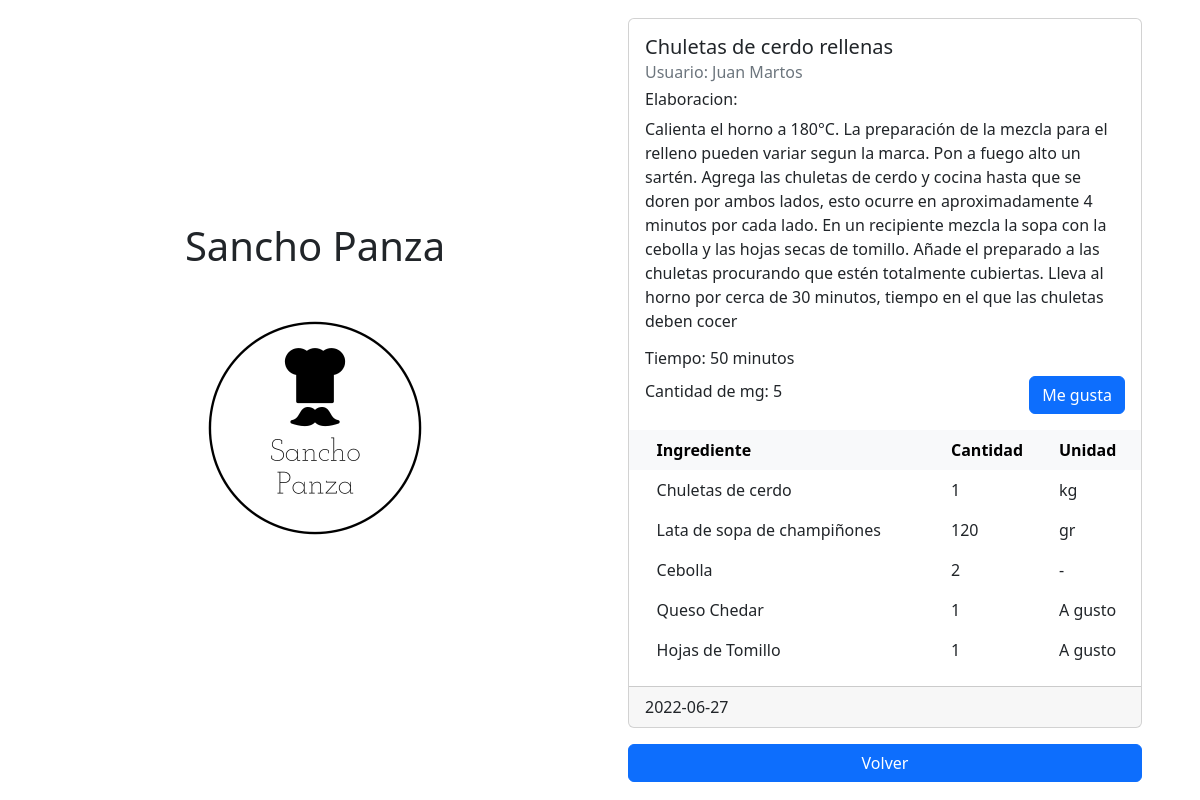
Screenshot of /view_recipe/5 with the database file from the repository.
### src/database.py (models this page shows)
class Receta(db.Model):
    __tablename__ = "receta"
    id = db.Column(db.Integer, primary_key=True)
    nombre = db.Column(db.String(80), nullable=False)
    tiempo = db.Column(db.Integer, nullable=False)
    elaboracion = db.Column(db.Text)
    cantidadmegusta = db.Column(db.Integer, nullable=False)
    fecha = db.Column(db.DateTime)
    usuarioid = db.Column(db.Integer, db.ForeignKey('usuario.id'))
    ingrediente =  db.relationship(
        'Ingrediente',
        backref='receta',
        cascade="all, delete-orphan"
    )

class Usuario(db.Model):
    __tablename__ = 'usuario'
    id = db.Column(db.Integer, primary_key=True)
    nombre = db.Column(db.String(80), nullable=False)
    correo = db.Column(db.String(120), unique=True, nullable=False)
    clave = db.Column(db.String(120), nullable=False)
    receta = db.relationship(
        'Receta',
        backref='usuario',
        cascade="all, delete-orphan"
    )

class Ingrediente(db.Model):
    __tablename__ = 'ingrediente'
    id = db.Column(db.Integer, primary_key=True)
    nombre = db.Column(db.String(80), nullable=False)
    cantidad = db.Column(db.Integer, nullable=False)
    unidad = db.Column(db.String(120), nullable=False)
    recetaid = db.Column(db.Integer, db.ForeignKey('receta.id'))

### src/consultarRecetas.py (the view)
@app.route('/view_recipe/<receta_id>')
def view_recipe(receta_id):
	select_recipe = Receta.query.get(receta_id)
	return render_template('view_recipe.html', receta = select_recipe)

### templates/view_recipe.html (shortened to what this page needs)
{% extends 'base.html' %}
{% block content %}
    <div class="card m-3" style="max-width: 40rem;">
        <div class="card-body">
            <h5 class="card-title">{{receta.nombre}}</h5>
            <h6 class="card-subtitle mb-2 text-muted">Usuario: {{receta.usuario.nombre}}</h6>
            <h6>Elaboracion:</h6>
            <p class="card-text">{{receta.elaboracion}}</p>
            <h6>Tiempo: {{receta.tiempo}} minutos</h6>
            <div class="d-flex align-items-center">
                <h6 class="">Cantidad de mg: {{receta.cantidadmegusta}}</h6>
                {% if receta.usuario.id != session.user_id %}
                    <a class="ms-auto btn btn-primary" href="{{url_for('like', receta_id=receta.id)}}" role="button">Me gusta</a>
                {% endif %}
            </div>
        </div>
        <table class="table table-hover table-borderless">
            <thead class="table-light">
                <tr>
                    <th scope="col"></th>
                    <th scope="col">Ingrediente</th>
                    <th scope="col">Cantidad</th>
                    <th scope="col">Unidad</th>
                </tr>
            </thead>
            <tbody>
                {% for ingrediente in receta.ingrediente %}
                <tr>
                    <th scope="col"></th>
                    <td>{{ ingrediente.nombre }}</td>
                    <td>{{ ingrediente.cantidad }}</td>
                    <td>{{ ingrediente.unidad }}</td>
                </tr>
                {% endfor %}
            </tbody>
        </table>
        <div class="card-footer">{{receta.fecha.date()}}</div>
    </div>
    <a href="{{ url_for('home') }}" class="d-block m-3 btn btn-primary" role="button">Volver</a>
{% endblock %}

### rows the page displays
Receta: nombre "Chuletas de cerdo rellenas", elaboracion "Calienta el horno a 180°C. La preparación de la mezcla para el relleno pueden variar segun la marca. Pon a fuego alto un sartén. Agrega las chuletas de cerdo y cocina hasta que se doren por ambos lados, esto ocurre en aproximadamente 4 minutos por cada lado. En un recipiente mezcla la sopa con la cebolla y las hojas secas de tomillo. Añade el preparado a las chuletas procurando que estén totalmente cubiertas. Lleva al horno por cerca de 30 minutos, tiempo en el que las chuletas deben cocer", tiempo "50", cantidadmegusta "5", fecha "2022-06-27"
Usuario: usuario.nombre "Juan Martos"
Ingrediente: nombre "Chuletas de cerdo", cantidad "1", unidad "kg"
Ingrediente: nombre "Lata de sopa de champiñones", cantidad "120", unidad "gr"
Ingrediente: nombre "Cebolla", cantidad "2", unidad "-"
Ingrediente: nombre "Queso Chedar", cantidad "1", unidad "A gusto"
Ingrediente: nombre "Hojas de Tomillo", cantidad "1", unidad "A gusto"
